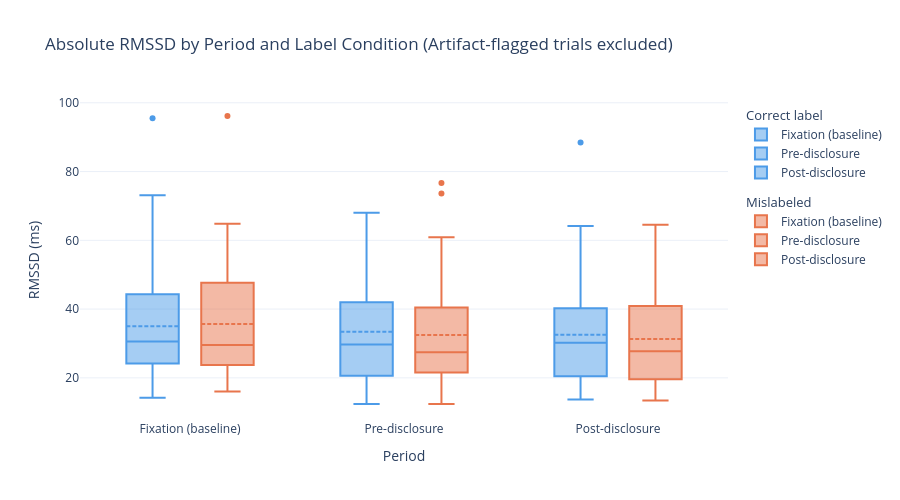

Notebook code cell kept with this figure:
### Markdown cell above
## 9. Visualizations

### 9a. Absolute RMSSD across all three periods by label condition

### Code cell
melted = valid_clean.melt(
    id_vars=['participant_id', 'trial_index', 'song', 'label_condition'],
    value_vars=['rmssd_fixation', 'rmssd_pre', 'rmssd_post'],
    var_name='period', value_name='rmssd_ms'
)
melted['period'] = melted['period'].map({
    'rmssd_fixation': 'Fixation (baseline)',
    'rmssd_pre':      'Pre-disclosure',
    'rmssd_post':     'Post-disclosure'
})

period_order = ['Fixation (baseline)', 'Pre-disclosure', 'Post-disclosure']
cond_colors  = {'Correct label': '#4C9BE8', 'Mislabeled': '#E8754C'}

fig = go.Figure()
for cond, color in cond_colors.items():
    for period in period_order:
        subset = melted[(melted['label_condition'] == cond) & (melted['period'] == period)]['rmssd_ms']
        fig.add_trace(go.Box(
            y=subset, name=period,
            legendgroup=cond,
            legendgrouptitle_text=cond if period == 'Fixation (baseline)' else None,
            marker_color=color, boxmean=True, offsetgroup=cond,
        ))

fig.update_layout(
    title='Absolute RMSSD by Period and Label Condition (Artifact-flagged trials excluded)',
    yaxis_title='RMSSD (ms)', xaxis_title='Period',
    boxmode='group', template='plotly_white', height=500,
    legend=dict(groupclick='toggleitem')
)
fig.show()

### Figure 1 — Plotly figure (JSON) as saved in the notebook; plotly's stock layout.template omitted (floating-point values rounded to 4 significant figures)
{"data": [{"boxmean": true, "legendgroup": "Correct label", "legendgrouptitle": {"text": "Correct label"}, "marker": {"color": "#4C9BE8"}, "name": "Fixation (baseline)", "offsetgroup": "Correct label", "type": "box", "y": [22.0, 24.21, 19.06, 24.76, 18.98, 29.27, 32.94, 20.77, 22.41, 67.27, 46.26, 52.6, 25.09, 25.98, 31.42, 73.13, 44.31, 44.1, 29.31, 35.05, 55.9, 28.7, 33.41, 41.5, 19.27, 16.34, 14.21, 27.3, 24.32, 30.48, 52.65, 55.67, 56.27, 17.75, 16.08, 22.86, 37.84, 33.3, 27.85, 46.03, 37.83, 30.7, 20.67, 16.81, 22.24, 31.14, 33.82, 95.54, 60.6, 65.26, 45.52, 50.72, 46.67, 25.45, 27.73, 35.94, 24.3, 24.19, 25.71, 32.53, 29.35, 39.11]}, {"boxmean": true, "legendgroup": "Correct label", "marker": {"color": "#4C9BE8"}, "name": "Pre-disclosure", "offsetgroup": "Correct label", "type": "box", "y": [19.98, 19.0, 18.95, 16.96, 17.41, 26.56, 25.02, 23.14, 20.27, 68.05, 51.96, 54.17, 17.8, 22.15, 29.82, 50.17, 56.81, 54.34, 38.49, 41.98, 49.64, 33.16, 34.98, 30.87, 14.79, 12.43, 15.36, 28.18, 39.45, 34.65, 52.05, 56.87, 52.13, 17.3, 17.8, 20.2, 28.81, 29.18, 25.64, 47.74, 42.33, 27.66, 25.9, 22.12, 26.46, 31.34, 29.6, 56.0, 67.79, 62.26, 37.92, 37.52, 34.87, 27.58, 26.63, 31.09, 19.82, 20.64, 17.67, 38.18, 33.07, 38.95]}, {"boxmean": true, "legendgroup": "Correct label", "marker": {"color": "#4C9BE8"}, "name": "Post-disclosure", "offsetgroup": "Correct label", "type": "box", "y": [18.1, 18.0, 19.84, 17.28, 13.71, 22.61, 19.18, 20.03, 20.91, 63.05, 51.95, 49.99, 22.43, 21.32, 26.3, 43.77, 45.08, 47.95, 35.12, 41.58, 40.25, 31.91, 35.72, 32.48, 14.79, 15.53, 17.01, 29.09, 30.02, 24.05, 40.41, 64.14, 63.41, 17.45, 17.26, 23.18, 31.33, 23.76, 27.07, 56.47, 33.22, 19.25, 22.25, 23.54, 34.43, 25.97, 34.9, 54.84, 88.42, 60.73, 34.84, 30.38, 38.84, 28.81, 30.54, 30.71, 19.32, 19.16, 20.45, 34.79, 33.99, 44.41]}, {"boxmean": true, "legendgroup": "Mislabeled", "legendgrouptitle": {"text": "Mislabeled"}, "marker": {"color": "#E8754C"}, "name": "Fixation (baseline)", "offsetgroup": "Mislabeled", "type": "box", "y": [21.53, 24.18, 23.26, 29.27, 20.58, 25.0, 20.67, 17.9, 21.48, 96.16, 59.7, 52.21, 35.02, 19.56, 26.17, 49.8, 44.4, 48.75, 27.31, 51.58, 56.45, 32.91, 33.88, 29.18, 23.55, 19.92, 19.29, 28.48, 26.28, 34.92, 56.7, 64.79, 53.25, 19.35, 20.11, 23.17, 27.32, 25.61, 42.69, 36.18, 50.27, 53.81, 23.53, 16.01, 20.12, 40.12, 30.39, 29.06, 51.31, 61.96, 54.95, 50.72, 39.34, 43.59, 27.73, 37.72, 37.51, 27.5, 33.16, 29.59, 28.89, 29.22, 40.21]}, {"boxmean": true, "legendgroup": "Mislabeled", "marker": {"color": "#E8754C"}, "name": "Pre-disclosure", "offsetgroup": "Mislabeled", "type": "box", "y": [20.92, 21.81, 18.58, 18.74, 12.39, 21.52, 20.8, 13.57, 17.79, 73.63, 60.86, 60.78, 26.32, 26.77, 26.39, 51.43, 44.94, 38.82, 37.09, 48.83, 49.37, 27.99, 28.12, 31.14, 20.33, 15.58, 17.68, 33.77, 24.77, 21.72, 46.35, 50.59, 48.84, 17.67, 17.42, 18.93, 26.11, 26.93, 27.46, 39.09, 40.49, 57.24, 16.16, 22.83, 22.47, 31.96, 27.52, 25.37, 53.39, 51.52, 76.66, 39.88, 36.87, 37.77, 24.6, 26.8, 29.97, 22.73, 19.06, 22.57, 28.76, 40.25, 40.52]}, {"boxmean": true, "legendgroup": "Mislabeled", "marker": {"color": "#E8754C"}, "name": "Post-disclosure", "offsetgroup": "Mislabeled", "type": "box", "y": [18.92, 20.51, 17.81, 18.46, 17.01, 25.95, 22.54, 19.51, 19.79, 57.73, 49.79, 61.02, 15.38, 24.59, 24.35, 46.03, 41.67, 37.54, 32.56, 49.08, 42.03, 29.85, 27.3, 29.52, 18.38, 14.91, 13.41, 25.73, 29.59, 24.04, 43.53, 56.45, 58.25, 17.86, 18.73, 22.54, 24.97, 30.17, 25.44, 44.13, 37.86, 41.39, 16.57, 17.99, 15.82, 30.15, 28.03, 24.18, 57.34, 64.56, 61.68, 39.47, 46.46, 35.46, 25.11, 27.7, 30.55, 21.72, 19.16, 19.43, 28.85, 31.4, 32.67]}], "layout": {"boxmode": "group", "height": 500, "legend": {"groupclick": "toggleitem"}, "title": {"text": "Absolute RMSSD by Period and Label Condition (Artifact-flagged trials excluded)"}, "xaxis": {"title": {"text": "Period"}}, "yaxis": {"title": {"text": "RMSSD (ms)"}}}}
